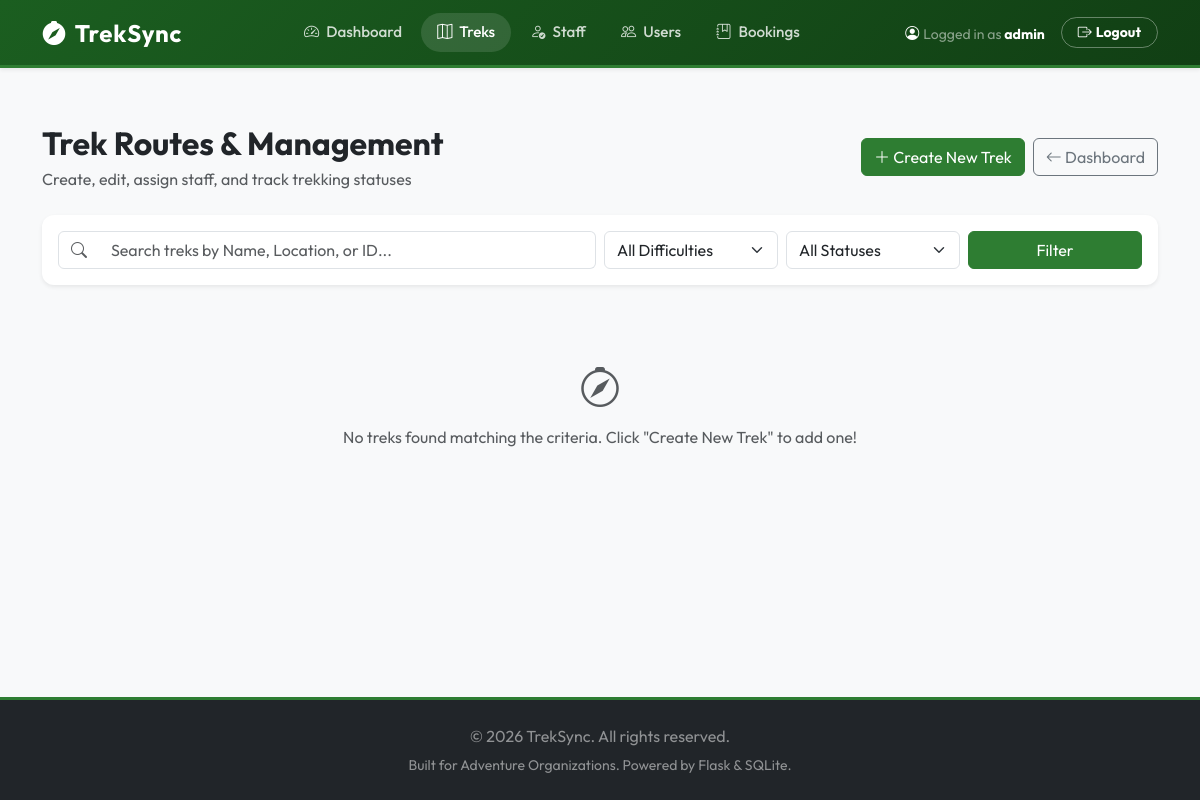
/admin/treks (signed in), run on an earlier commit of the app's database.
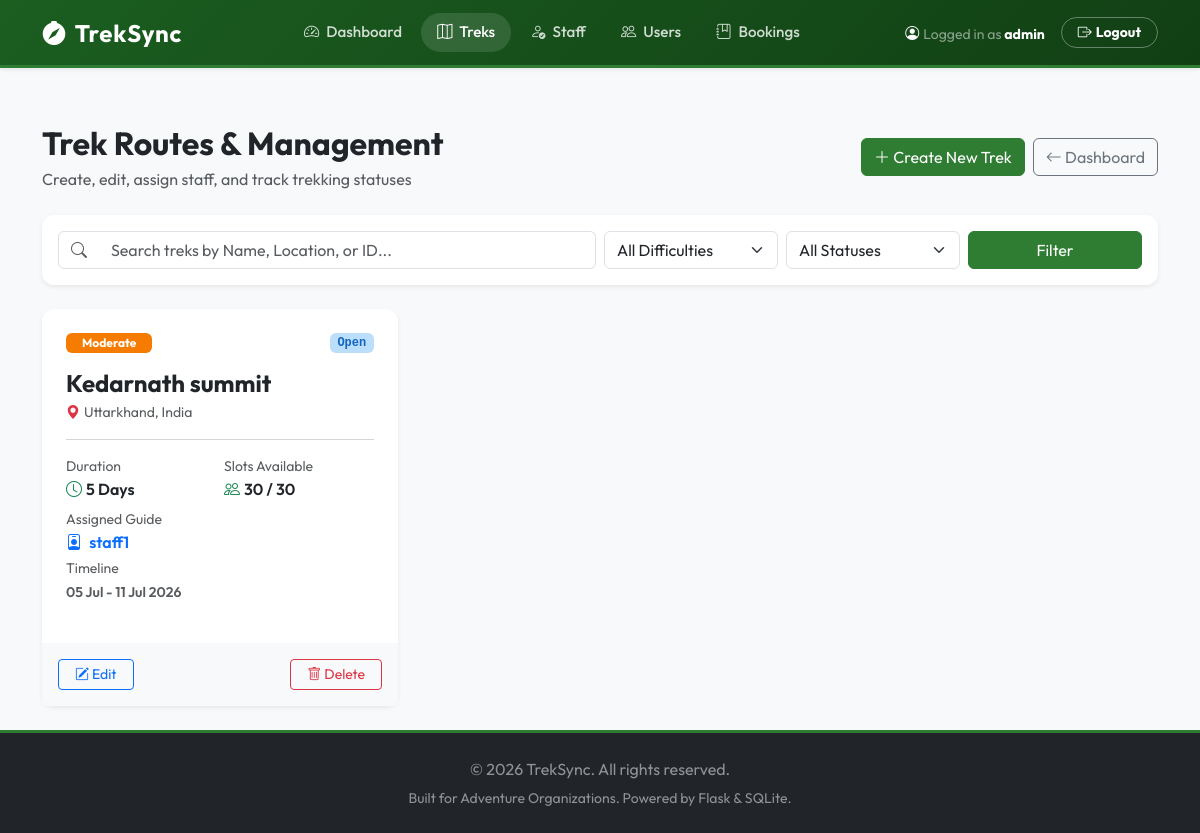
And on a later commit of the database.
### models.py (models this page shows, shortened)
class User(db.Model, UserMixin):
    __tablename__ = 'user'
    id = db.Column(db.Integer, primary_key=True)
    username = db.Column(db.String(80), unique=True, nullable=False)
    email = db.Column(db.String(120), unique=True, nullable=False)
    password_hash = db.Column(db.String(255), nullable=False)
    role = db.Column(db.String(20), nullable=False)  # 'admin', 'staff', 'trekker'
    is_active = db.Column(db.Boolean, default=True)  # Admin can deactivate
    is_blacklisted = db.Column(db.Boolean, default=False)  # Admin can blacklist
    profile = db.relationship('StaffProfile', back_populates='user', uselist=False, cascade="all, delete-orphan")
    bookings = db.relationship('Booking', back_populates='user', cascade="all, delete-orphan")
    assigned_treks = db.relationship('Trek', back_populates='staff', foreign_keys='Trek.staff_id')

class Trek(db.Model):
    __tablename__ = 'trek'
    id = db.Column(db.Integer, primary_key=True)
    name = db.Column(db.String(100), nullable=False)
    location = db.Column(db.String(100), nullable=False)
    difficulty = db.Column(db.String(20), nullable=False)  # 'Easy', 'Moderate', 'Hard'
    duration = db.Column(db.Integer, nullable=False)  # in days
    max_slots = db.Column(db.Integer, nullable=False)
    available_slots = db.Column(db.Integer, nullable=False)
    staff_id = db.Column(db.Integer, db.ForeignKey('user.id'), nullable=True)  # Assigned staff
    status = db.Column(db.String(20), default='Pending')  # 'Pending', 'Approved', 'Open', 'Closed', 'Completed'
    start_date = db.Column(db.Date, nullable=False)
    end_date = db.Column(db.Date, nullable=False)
    staff = db.relationship('User', back_populates='assigned_treks', foreign_keys=[staff_id])
    bookings = db.relationship('Booking', back_populates='trek', cascade="all, delete-orphan")

### app.py (the view)
@app.route('/admin/treks')
@login_required
@admin_required
def admin_treks():
    search_query = request.args.get('q', '').strip()
    filter_difficulty = request.args.get('difficulty', '').strip()
    filter_status = request.args.get('status', '').strip()
    query = Trek.query
    if search_query:
        if search_query.isdigit():
            query = query.filter((Trek.name.like(f"%{search_query}%")) | (Trek.location.like(f"%{search_query}%")) | (Trek.id == int(search_query)))
        else:
            query = query.filter((Trek.name.like(f"%{search_query}%")) | (Trek.location.like(f"%{search_query}%")))
    if filter_difficulty:
        query = query.filter(Trek.difficulty == filter_difficulty)
    if filter_status:
        query = query.filter(Trek.status == filter_status)
    treks = query.all()
    return render_template('admin/treks.html', treks=treks, search_query=search_query, filter_difficulty=filter_difficulty, filter_status=filter_status)

### app.py (called while the page is built)
@login_manager.user_loader
def load_user(user_id):
    return User.query.get(int(user_id))

def admin_required(f):
    @wraps(f)
    def decorated_function(*args, **kwargs):
        if not current_user.is_authenticated or current_user.role != 'admin':
            flash('Access denied. Admin role required.', 'error')
            return redirect(url_for('home'))
        return f(*args, **kwargs)
    return decorated_function

### templates/admin/treks.html (shortened to what this page needs)
{% extends "base.html" %}
{% block content %}
<div class="container">
    <div class="d-flex flex-column flex-md-row justify-content-between align-items-md-center gap-3 mb-4">
        <div>
            <h1 class="h2 fw-bold mb-1">Trek Routes & Management</h1>
            <p class="text-muted mb-0">Create, edit, assign staff, and track trekking statuses</p>
        </div>
        <div class="d-flex gap-2">
            <a href="{{ url_for('admin_create_trek') }}" class="btn btn-success">
                <i class="bi bi-plus-lg"></i> Create New Trek
            </a>
            <a href="{{ url_for('admin_dashboard') }}" class="btn btn-outline-secondary">
                <i class="bi bi-arrow-left"></i> Dashboard
            </a>
        </div>
    </div>
    <div class="card border-0 shadow-sm mb-4">
        <div class="card-body p-3">
            <form action="{{ url_for('admin_treks') }}" method="GET" class="row g-2 align-items-center">
                <div class="col-md-6">
                    <div class="input-group">
                        <span class="input-group-text bg-white"><i class="bi bi-search text-muted"></i></span>
                        <input type="text" name="q" class="form-control border-start-0" placeholder="Search treks by Name, Location, or ID..." value="{{ search_query }}">
                    </div>
                </div>
                <div class="col-md-2">
                    <select name="difficulty" class="form-select">
                        <option value="">All Difficulties</option>
                    </select>
                </div>
                <div class="col-md-2">
                    <select name="status" class="form-select">
                        <option value="">All Statuses</option>
                    </select>
                </div>
                <div class="col-md-2">
                    <button type="submit" class="btn btn-success w-100">Filter</button>
                </div>
            </form>
        </div>
    </div>
    <div class="row g-4">
        {% if treks %}
            {% for trek in treks %}
                <div class="col-lg-4 col-md-6">
                    <div class="card h-100 border-0 shadow-sm">
                        <div class="card-body p-4">
                            <div class="d-flex justify-content-between align-items-start mb-3">
                                <span class="badge text-capitalize
                                    {% if trek.difficulty == 'Easy' %}badge-easy
                                    {% elif trek.difficulty == 'Moderate' %}badge-moderate
                                    {% else %}badge-hard{% endif %} py-1.5 px-3">
                                    {{ trek.difficulty }}
                                </span>
                                <span class="badge status-{{ trek.status.lower() }} py-1 px-2.5 font-monospace">
                                    {{ trek.status }}
                                </span>
                            </div>
                            <h4 class="card-title fw-bold mb-1">{{ trek.name }}</h4>
                            <p class="text-muted small mb-3"><i class="bi bi-geo-alt-fill text-danger me-1"></i>{{ trek.location }}</p>
                            <hr class="my-3 text-muted">
                            <div class="row g-2 mb-3">
                                <div class="col-6">
                                    <small class="text-muted d-block">Duration</small>
                                    <span class="fw-semibold text-dark"><i class="bi bi-clock me-1 text-success"></i>{{ trek.duration }} Days</span>
                                </div>
                                <div class="col-6">
                                    <small class="text-muted d-block">Slots Available</small>
                                    <span class="fw-semibold text-dark"><i class="bi bi-people me-1 text-success"></i>{{ trek.available_slots }} / {{ trek.max_slots }}</span>
                                </div>
                                <div class="col-12 mt-2">
                                    <small class="text-muted d-block">Assigned Guide</small>
                                    <span class="fw-semibold {% if trek.staff %}text-primary{% else %}text-danger{% endif %}">
                                        <i class="bi bi-person-badge me-1"></i>
                                        {% if trek.staff %}{{ trek.staff.username }} {% else %}Unassigned{% endif %}
                                    </span>
                                </div>
                                <div class="col-12 mt-1">
                                    <small class="text-muted d-block">Timeline</small>
                                    <small class="fw-semibold text-muted">
                                        {{ trek.start_date.strftime('%d %b') }} - {{ trek.end_date.strftime('%d %b %Y') }}
                                    </small>
                                </div>
                            </div>
                        </div>
                        <div class="card-footer bg-light border-0 p-3 d-flex justify-content-between">
                            <a href="{{ url_for('admin_edit_trek', trek_id=trek.id) }}" class="btn btn-sm btn-outline-primary px-3">
                                <i class="bi bi-pencil-square"></i> Edit
                            </a>
                            <form action="{{ url_for('admin_delete_trek', trek_id=trek.id) }}" method="POST" onsubmit="return confirm('Are you sure you want to delete this trek? This will remove all associated bookings.');">
                                <button type="submit" class="btn btn-sm btn-outline-danger px-3">
                                    <i class="bi bi-trash"></i> Delete
                                </button>
                            </form>
                        </div>
                    </div>
                </div>
            {% endfor %}
        {% else %}
            <div class="col-12 text-center py-5 text-muted">
                <i class="bi bi-compass fs-1 mb-2 d-block"></i>
                No treks found matching the criteria. Click "Create New Trek" to add one!
            </div>
        {% endif %}
    </div>
</div>
{% endblock %}

### templates/base.html (shortened to what this page needs)
<!DOCTYPE html>
<html lang="en">
<head>
    <link href="https://cdn.jsdelivr.net/npm/bootstrap@5.3.2/dist/css/bootstrap.min.css" rel="stylesheet">
    <link href="https://cdn.jsdelivr.net/npm/bootstrap-icons@1.11.1/font/bootstrap-icons.css" rel="stylesheet">
    <link rel="stylesheet" href="{{ url_for('static', filename='css/style.css') }}">
</head>
<body class="bg-light">
    <nav class="navbar navbar-expand-lg navbar-dark navbar-custom shadow-sm">
        <div class="container">
            <a class="navbar-brand d-flex align-items-center" href="{{ url_for('home') }}">
                <i class="bi bi-compass-fill me-2 fs-4 text-white"></i>
                <span class="fw-bold tracking-wide">TrekSync</span>
            </a>
            <div class="collapse navbar-collapse" id="navbarNav">
                <ul class="navbar-nav mx-auto align-items-center">
                    {% if current_user.is_authenticated %}
                        {% if current_user.role == 'admin' %}
                            <li class="nav-item">
                                <a class="nav-link {% if request.path == url_for('admin_dashboard') %}active{% endif %}" href="{{ url_for('admin_dashboard') }}">
                                    <i class="bi bi-speedometer2"></i> Dashboard
                                </a>
                            </li>
                            <li class="nav-item">
                                <a class="nav-link {% if request.path == url_for('admin_treks') %}active{% endif %}" href="{{ url_for('admin_treks') }}">
                                    <i class="bi bi-map"></i> Treks
                                </a>
                            </li>
                            <li class="nav-item">
                                <a class="nav-link {% if request.path == url_for('admin_staff') %}active{% endif %}" href="{{ url_for('admin_staff') }}">
                                    <i class="bi bi-person-check"></i> Staff
                                </a>
                            </li>
                            <li class="nav-item">
                                <a class="nav-link {% if request.path == url_for('admin_users') %}active{% endif %}" href="{{ url_for('admin_users') }}">
                                    <i class="bi bi-people"></i> Users
                                </a>
                            </li>
                            <li class="nav-item">
                                <a class="nav-link {% if request.path == url_for('admin_bookings') %}active{% endif %}" href="{{ url_for('admin_bookings') }}">
                                    <i class="bi bi-journal-bookmark"></i> Bookings
                                </a>
                            </li>
                        {% endif %}
                    {% else %}
                        <li class="nav-item">
                            <a class="nav-link {% if request.path == url_for('home') %}active{% endif %}" href="{{ url_for('home') }}">Home</a>
                        </li>
                    {% endif %}
                </ul>
                <ul class="navbar-nav align-items-center">
                    {% if current_user.is_authenticated %}
                        <li class="nav-item me-3 d-none d-lg-block">
                            <span class="text-white-50 small">
                                <i class="bi bi-person-circle text-white me-1"></i>Logged in as <strong class="text-white">{{ current_user.username }}</strong>
                            </span>
                        </li>
                        <li class="nav-item">
                            <a class="btn btn-logout btn-sm px-3 rounded-pill fw-bold" href="{{ url_for('logout') }}">
                                <i class="bi bi-box-arrow-right me-1"></i>Logout
                            </a>
                        </li>
                    {% endif %}
                </ul>
            </div>
        </div>
    </nav>
    <main class="py-4">
        {% block content %}{% endblock %}
    </main>
    <footer class="footer bg-dark text-white-50 py-4 mt-auto">
        <div class="container text-center">
            <p class="mb-1">&copy; 2026 TrekSync. All rights reserved.</p>
            <small>Built for Adventure Organizations. Powered by Flask & SQLite.</small>
        </div>
    </footer>
</body>
</html>

### static/css/style.css (style rules this page uses)
:root { --primary-color: #2e7d32; --primary-dark: #1b5e20; --primary-light: #e8f5e9; --accent-color: #f57c00; --dark-bg: #121212; --card-shadow: 0 4px 20px rgba(0, 0, 0, 0.05); --card-shadow-hover: 0 8px 30px rgba(0, 0, 0, 0.12); }
body { font-family: 'Outfit', sans-serif; background-color: #f8f9fa; display: flex; flex-direction: column; min-height: 100vh; }
h1, h2, h3, h4, h5, h6 { font-weight: 700; color: #212529; }
.navbar-custom { background: linear-gradient(135deg, #1b5e20 0%, #113f14 100%) !important; box-shadow: 0 4px 15px rgba(0, 0, 0, 0.15); border-bottom: 3px solid #2e7d32; padding: 0.6rem 1.5rem; }
.navbar-custom .navbar-brand { font-size: 1.5rem; font-weight: 800; letter-spacing: 0.8px; color: #ffffff !important; }
.navbar-custom .nav-link { color: rgba(255, 255, 255, 0.8) !important; font-weight: 500; font-size: 0.95rem; padding: 0.5rem 1rem !important; border-radius: 20px; margin: 0 0.1rem; transition: all 0.2s ease-in-out; }
.navbar-custom .nav-link:hover, .navbar-custom .nav-link.active { color: #ffffff !important; background-color: rgba(255, 255, 255, 0.12); }
.navbar-custom .nav-link i { margin-right: 4px; }
.navbar-custom .btn-logout { border: 1px solid rgba(255, 255, 255, 0.35); color: #ffffff; background: transparent; transition: all 0.25s ease; }
.btn-success { background-color: var(--primary-color); border-color: var(--primary-color); transition: all 0.3s ease; }
.card { border: none; border-radius: 12px; box-shadow: var(--card-shadow); transition: transform 0.3s ease, box-shadow 0.3s ease; }
.badge-moderate { background-color: #f57c00; color: white; }
.status-open { background-color: #bbdefb; color: #1565c0; }
.footer { border-top: 3px solid var(--primary-color); }

What changed in the data, as far as the page shows it:
added Trek: difficulty "Moderate", status "Open", name "Kedarnath summit", location "Uttarkhand, India", duration "5", available_slots "30", max_slots "30", staff.username "staff1", start_date "05 Jul", end_date "11 Jul 2026"
Also different on the page:
text no longer shown: "No treks found matching the criteria. Click \"Create New Trek\" to add one!"
